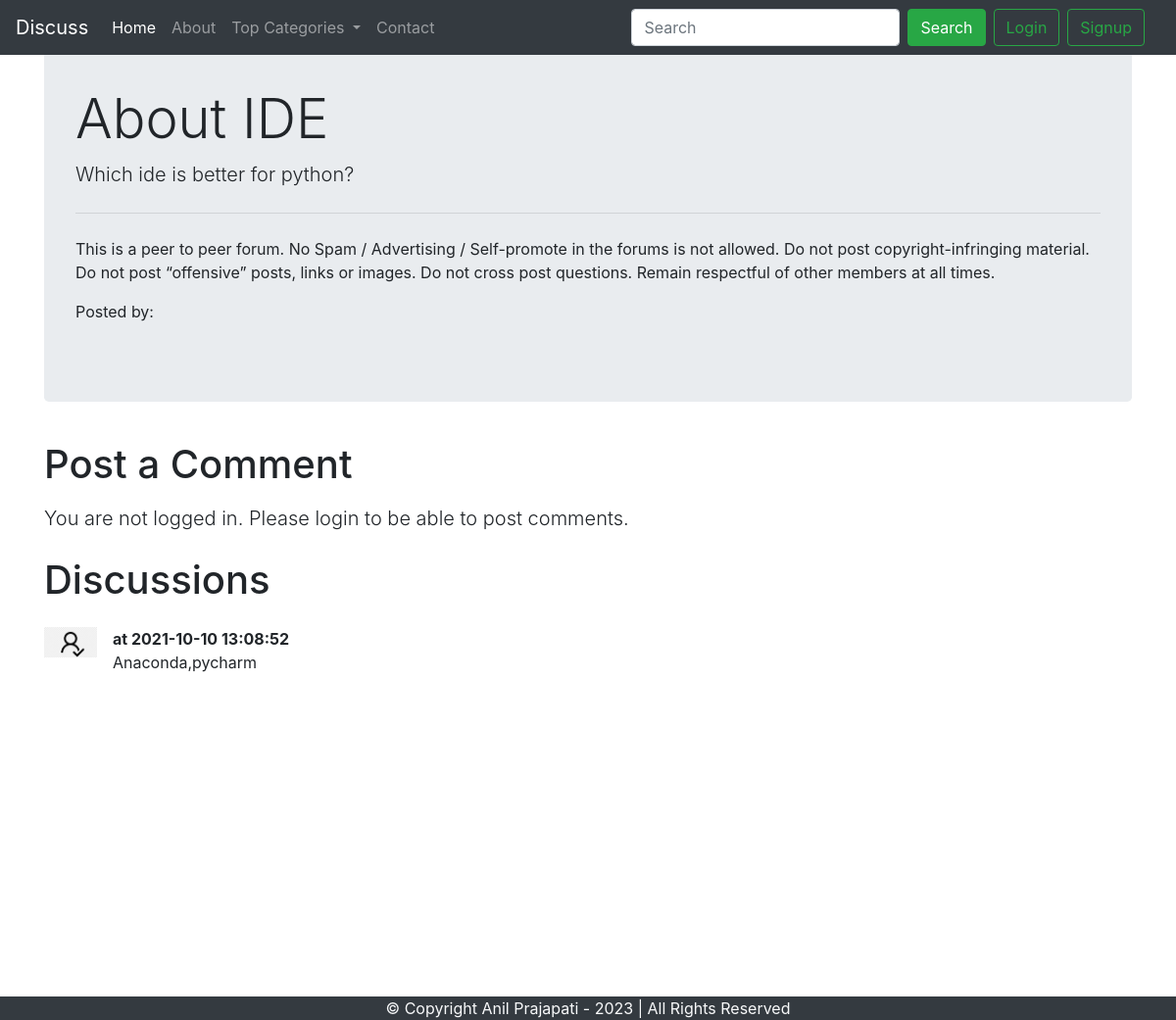
Screenshot of /thread.php?threadid=3 with the database file from the repository.
### tables this page shows
CREATE TABLE `threads` (
  `thread_id` int(7) NOT NULL,
  `thread_title` varchar(255) NOT NULL,
  `thread_desc` text NOT NULL,
  `thread_cat_id` int(7) NOT NULL,
  `thread_user_id` int(7) NOT NULL,
  `timestamp` datetime NOT NULL DEFAULT current_timestamp()
);

CREATE TABLE `comments` (
  `comment_id` int(8) NOT NULL,
  `comment_content` text NOT NULL,
  `thread_id` int(11) NOT NULL,
  `comment_by` int(8) NOT NULL,
  `comment_time` datetime NOT NULL DEFAULT current_timestamp()
);

### thread.php (the view, shortened to what this page needs)
<!doctype html>
<html lang="en">
<head>
    <link rel="stylesheet" href="https://stackpath.bootstrapcdn.com/bootstrap/4.5.0/css/bootstrap.min.css"
>
</head>
<body>
    <?php include 'partials/_dbconnect.php';?>
    <?php include 'partials/_header.php';?>
    <?php
    $id = $_GET['threadid'];
    $sql = "SELECT * FROM `threads` WHERE thread_id=$id";
    $result = mysqli_query($conn, $sql);
    while($row = mysqli_fetch_assoc($result)){
        $title = $row['thread_title'];
        $desc = $row['thread_desc'];
        $thread_user_id = $row['thread_user_id'];
        $sql2 = "SELECT user_email FROM `users` WHERE sno='$thread_user_id'";
        $result2 = mysqli_query($conn, $sql2);
        $row2 = mysqli_fetch_assoc($result2);
        $posted_by = $row2['user_email'];
    }
    ?>
    <div class="container my-4">
        <div class="jumbotron">
            <h1 class="display-4"><?php echo $title;?></h1>
            <p class="lead">  <?php echo $desc;?></p>
            <hr class="my-4">
            <p>This is a peer to peer forum. No Spam / Advertising / Self-promote in the forums is not allowed. Do not post copyright-infringing material. Do not post “offensive” posts, links or images. Do not cross post questions. Remain respectful of other members at all times.</p>
            <p>Posted by: <em><?php echo $posted_by; ?></em></p>
        </div>
    </div>
     <?php
    if(isset($_SESSION['loggedin']) && $_SESSION['loggedin']==true){
    echo '<div class="container">
        <h1 class="py-2">Post a Comment</h1>
        <form action= "'. $_SERVER['REQUEST_URI'] . '" method="post">
            <div class="form-group">
                <label for="exampleFormControlTextarea1">Type your comment</label>
                <textarea class="form-control" id="comment" name="comment" rows="3"></textarea>
                <input type="hidden" name="sno" value="'. $_SESSION["sno"]. '">
            </div>
            <button type="submit" class="btn btn-success">Post Comment</button>
        </form>
    </div>';
    }
    else{
        echo '
        <div class="container">
        <h1 class="py-2">Post a Comment</h1>
           <p class="lead">You are not logged in. Please login to be able to post comments.</p>
        </div>
        ';
    }
    ?>
    <div class="container mb-5" id="ques">
        <h1 class="py-2">Discussions</h1>
       <?php
    $id = $_GET['threadid'];
    $sql = "SELECT * FROM `comments` WHERE thread_id=$id";
    $result = mysqli_query($conn, $sql);
    while($row = mysqli_fetch_assoc($result)){
        $content = $row['comment_content'];
        $comment_time = $row['comment_time'];
        $thread_user_id = $row['comment_by'];
        $sql2 = "SELECT user_email FROM `users` WHERE sno='$thread_user_id'";
        $result2 = mysqli_query($conn, $sql2);
        $row2 = mysqli_fetch_assoc($result2);
        echo '<div class="media my-3">
            <img src="img/userdefault.png" width="54px" class="mr-3" alt="...">
            <div class="media-body">
               <p class="font-weight-bold my-0">'. $row2['user_email'] .' at '. $comment_time. '</p> '. $content . '
            </div>
        </div>';
        }
    ?>
    </div>
    <?php include 'partials/_footer.php';?>
</body>
</html>

### thread.php (style rules this page uses)
#ques { min-height: 433px; }

### rows the page displays
threads: thread_title "About IDE", thread_desc "Which ide is better for python?"
comments: comment_time "2021-10-10 13:08:52", comment_content "Anaconda,pycharm"
